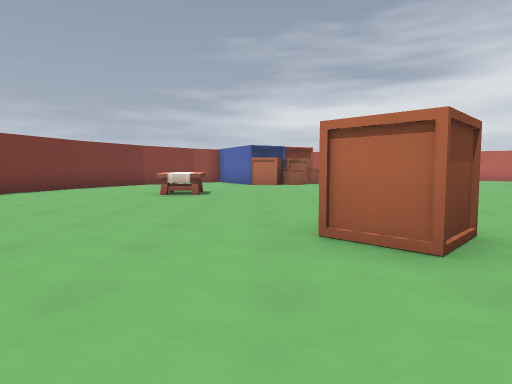
View 1 (above)

16 first-person views from a walk through a Godot game level. The camera is 1.2 m above the floor, tilts 4° down and sees 75° across. The floor is counted in squares, 2 m on a side. Each view is taken from the middle of a square. On the plan, view 1 faces up. The plan holds only what a view shows up to about 10 squares ahead; the rest is blank.

View 2
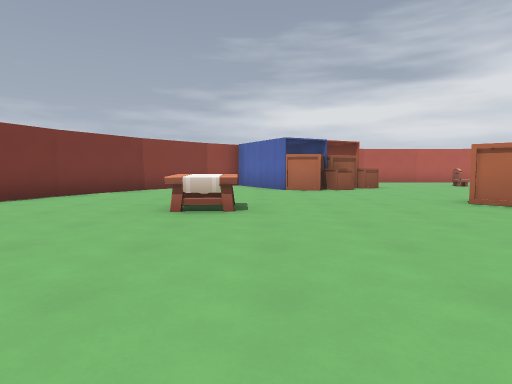

View 3
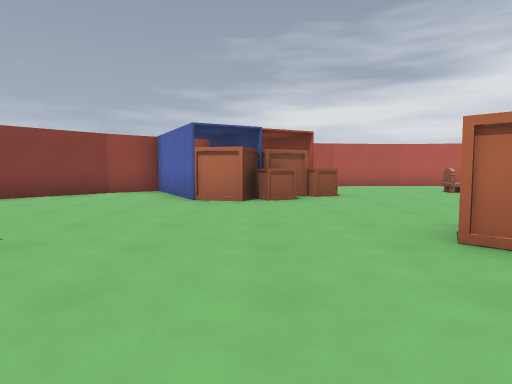

View 4
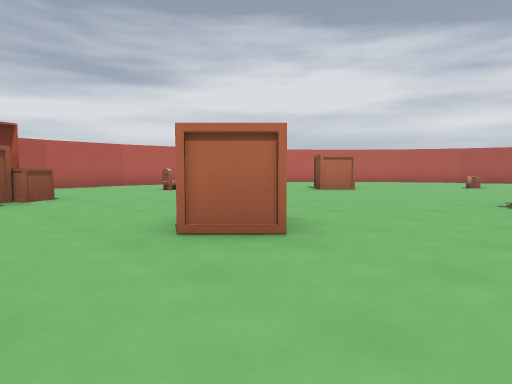

View 5
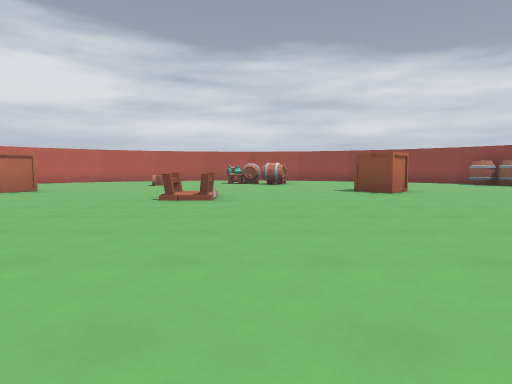

View 6
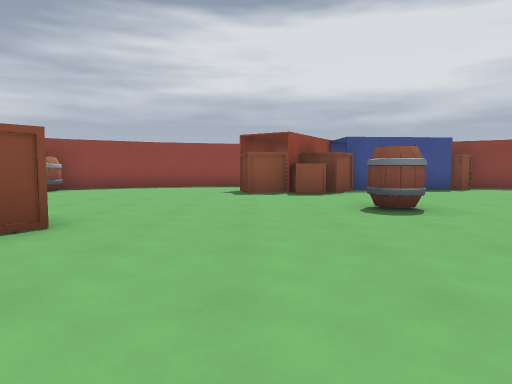

View 7
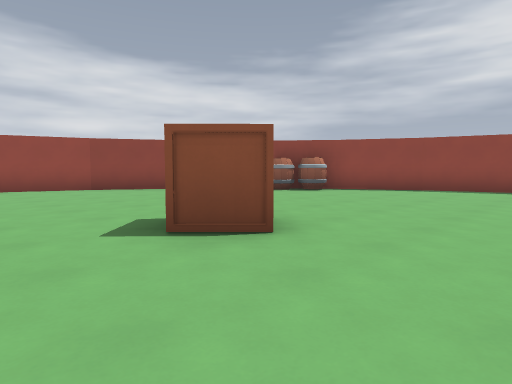

View 8
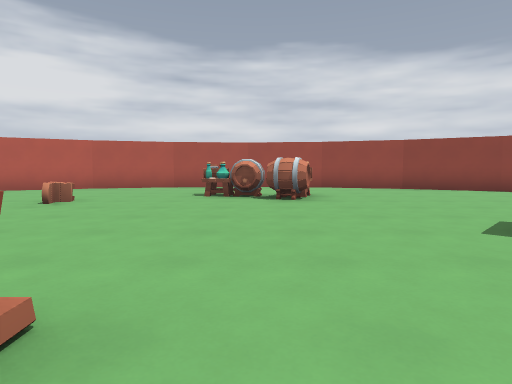

View 9
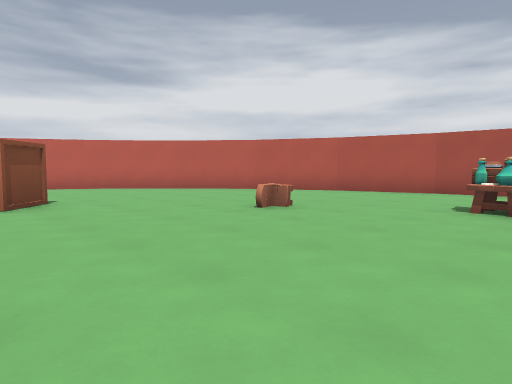

View 10
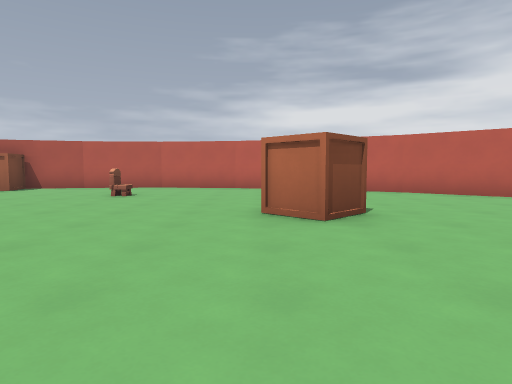

View 11
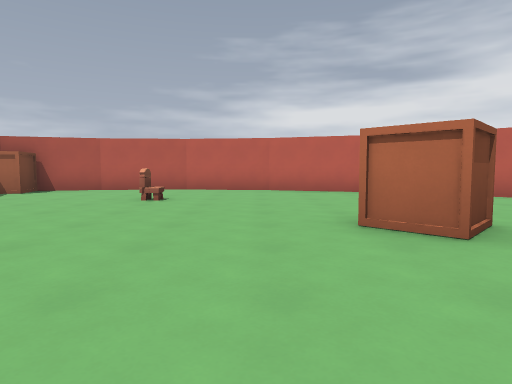

View 12
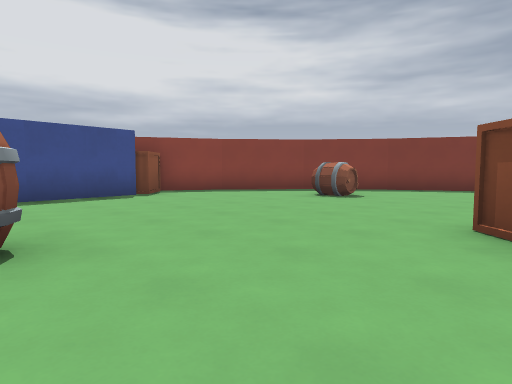

View 13
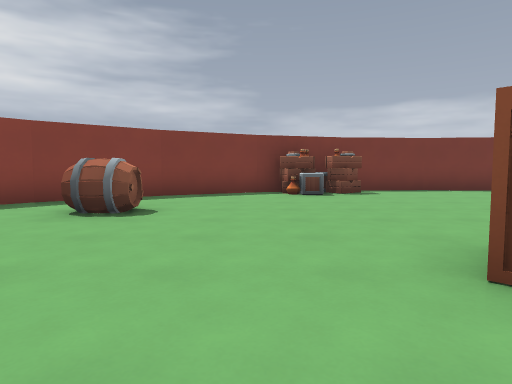

View 14
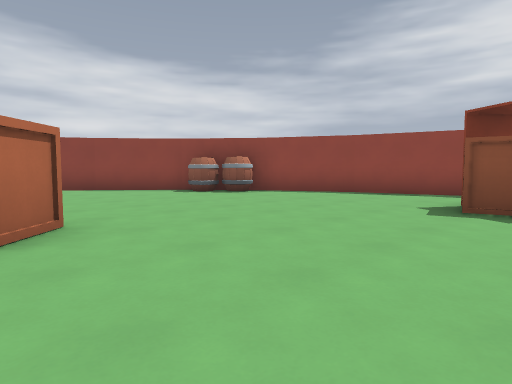

View 15
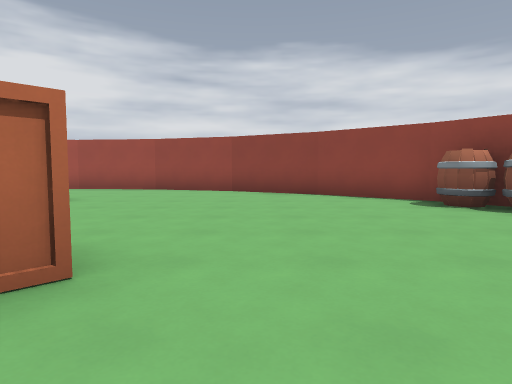

View 16
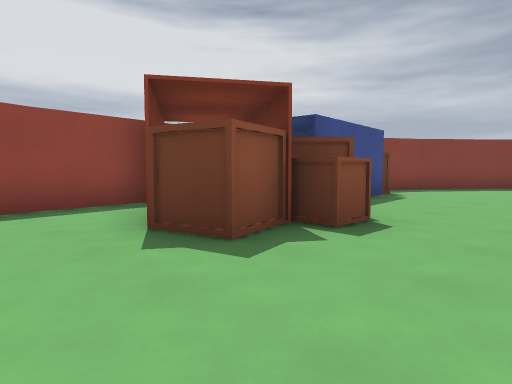

### Floor plan
Points are (right, up) in squares from view 1. A wall is a line through its corners. A room is listed if a view was taken in it or the views show most of it. See-through windows are left out.
Room 1 (views 1, 2, 3, 4, 5, 6, 7, 8, 9, 10, 11, 12, 13, 14, 15, 16)
walls: (14, 5.3) (14.4, 6.2); (14, 4.9) (14.2, 6.2); (14.4, 5.7) (14.4, 6.2); (14.5, 3.7) (13.3, 4.1); (5.8, -3.9) (6.2, -3.3); (-0.7, 13.3) (-1.7, 15) (-2.7, 14.2); (-0.8, 13.4) (-1.5, 14.8); (6, 17.6) (3.6, 17.4); (14.4, 14) (12.6, 15.5); (12.8, 15.4) (10.6, 16.6); (3.7, 17.4) (2, 17); (10.8, 16.6) (8.4, 17.3) (5.9, 17.6); (16, 12) (15.4, 12.8); (17.1, 9.9) (16, 12.1); (17.7, 7.6) (17.1, 10); (-2.6, 14.2) (-4.2, 12.3); (17.9, 5.2) (17.7, 7.7); (17.6, 2.8) (17.9, 5.3); (-4.2, 12.4) (-5.4, 10.2); (-5.3, 10.4) (-6.1, 8) (-6.3, 5.7); (16.9, 0.6) (17.7, 3); (15.7, -1.5) (16.9, 0.7); (-6.3, 5.8) (-6.2, 3.8); (14.3, -3.1) (15.8, -1.4); (12.3, -4.7) (13.5, -3.8); (-5.7, 1.7) (-5.5, 1); (-5.5, 1.1) (-4.4, -1.1); (10.2, -5.8) (12.4, -4.7); (6.1, -6.6) (8, -6.4); (-4.5, -1) (-2.9, -2.9); (7.9, -6.5) (10.3, -5.8); (-3, -2.9) (-1.1, -4.5) (0.4, -5.3)
objects: crate (-5, 2) to (-5, 3); barrel (-2, -1); table (-2, 8); other object (0, 12) to (1, 13); other object (1, -5) to (2, -5); other object (1, 3) to (2, 3); other object (1, 13); other object (2, 13); other object (2, 14); other object (2, 16); other object (3, 8) to (4, 9); other object (5, -4); barrel (5, 0); other object (6, -3); chair (6, 14); other object (7, -4) to (7, -3); table (8, 6); other object (9, 1) to (10, 2); other object (9, 11) to (10, 12); barrel (13, -4); chair (13, 9); barrel (14, -3)

Where each view was taken, in squares from view 1:
view 1: 0 up, 0 right, facing up
view 2: 3 up, 1 left, facing up
view 3: 6 up, 1 right, facing up
view 4: 6 up, 1 right, facing up-right
view 5: 5 up, 1 right, facing right
view 6: 5 up, 7 right, facing down
view 7: 4 up, 7 right, facing down-right
view 8: 5 up, 7 right, facing right
view 9: 5 up, 9 right, facing up-right
view 10: 7 up, 9 right, facing up
view 11: 8 up, 8 right, facing up
view 12: 3 up, 5 right, facing down-left
view 13: 1 up, 3 right, facing left
view 14: 2 up, 6 right, facing down-right
view 15: 0 up, 8 right, facing right
view 16: 1 down, 9 right, facing down-left
